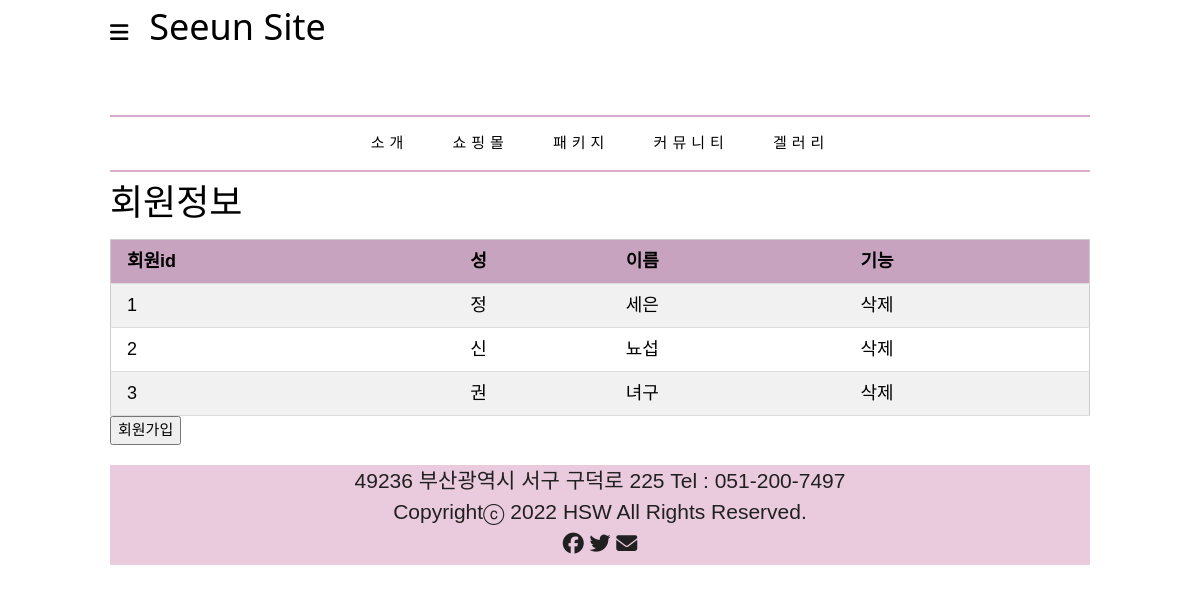
The page /user/ on the database as committed earlier.
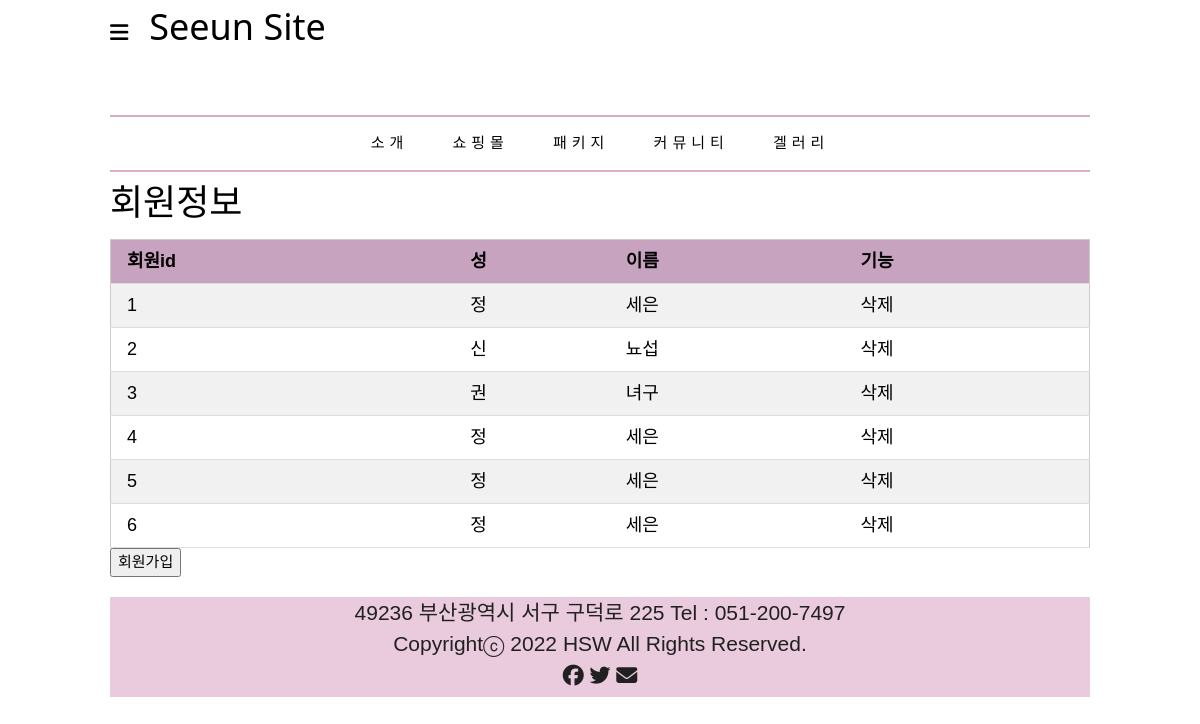
The same page on the database as committed later.
### myapp/models.py (models this page shows)
class Members(models.Model):
  firstname = models.CharField(max_length=255)
  lastname = models.CharField(max_length=255)

### myapp/views.py (the view)
# urls.py: path("user/",views.datalist, name="list"),
def datalist(request):
    m = Members.objects.all().values()
    context={
        'm': m,
    }
    template = loader.get_template('list.html')
    return HttpResponse(template.render(context, request))

### myapp/templates/list.html
{% extends 'base.html' %}
{% block content %}
  <h1> 회원정보 </h1>
    <table class="w3-table-all w3-hoverable">
        <tr>
            <th>회원id</th>
            <th>성</th>
            <th>이름</th>
            <th>기능</th>
        </tr>
        {% for x in m %}
        <tr>
            <td><a href="update/{{x.id}}">{{x.id}}</a></td>
            <td>{{x.firstname}}</td>
            <td>{{x.lastname}}</td>
            <td><a href="delete/{{ x.id }}">삭제</a></td>
        </tr>
        {% endfor %}
    </table>
    <div><a href="add/"><button> 회원가입 </button></a></div>
{% endblock %}

Rows that differ between the two databases and show on the page:
added Members: id "4", firstname "정", lastname "세은"
added Members: id "5", firstname "정", lastname "세은"
added Members: id "6", firstname "정", lastname "세은"
